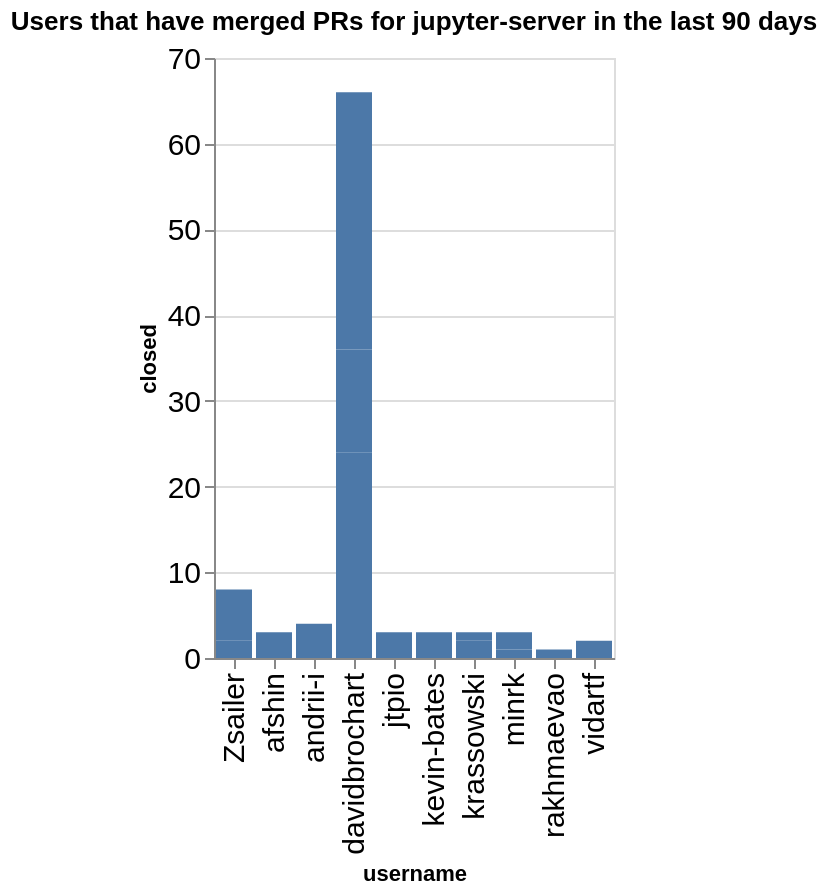

The cell this chart's notebook holds for it:
### Code cell
charts = []
title = f"Users that have merged PRs for {github_org} in the last {n_days} days"
ch = alt.Chart(data=closed_by_repo.replace(np.nan, 0), title=title).mark_bar().encode(
    x='username',
    y='closed',
)
ch

### Figure 1 — Vega-Lite specification as saved in the notebook (floating-point values rounded to 4 significant figures)
{"config": {"axisLeft": {"labelFontSize": 15}, "axisBottom": {"labelFontSize": 15}}, "data": {"name": "data-202b722dc2eaa89989b7d1a35770aec7"}, "mark": {"type": "bar"}, "encoding": {"x": {"field": "username", "type": "nominal"}, "y": {"field": "closed", "type": "quantitative"}}, "title": "Users that have merged PRs for jupyter-server in the last 90 days", "$schema": "https://vega.github.io/schema/vega-lite/v5.20.1.json", "datasets": {"data-202b722dc2eaa89989b7d1a35770aec7": [{"name": "fps", "username": "Zsailer", "closed": 2}, {"name": "fps", "username": "davidbrochart", "closed": 24}, {"name": "gateway_provisioners", "username": "kevin-bates", "closed": 3}, {"name": "jupyter-scheduler", "username": "andrii-i", "closed": 4}, {"name": "jupyter_releaser", "username": "jtpio", "closed": 3}, {"name": "jupyter_releaser", "username": "krassowski", "closed": 2}, {"name": "jupyter_server", "username": "Zsailer", "closed": 5}, {"name": "jupyter_server", "username": "afshin", "closed": 3}, {"name": "jupyter_server", "username": "minrk", "closed": 1}, {"name": "jupyter_server", "username": "vidartf", "closed": 2}, {"name": "jupyter_server_terminals", "username": "Zsailer", "closed": 1}, {"name": "jupyter_ydoc", "username": "davidbrochart", "closed": 12}, {"name": "jupyter_ydoc", "username": "krassowski", "closed": 1}, {"name": "jupyverse", "username": "davidbrochart", "closed": 30}, {"name": "jupyverse", "username": "rakhmaevao", "closed": 1}, {"name": "pytest-jupyter", "username": "minrk", "closed": 2}]}}
